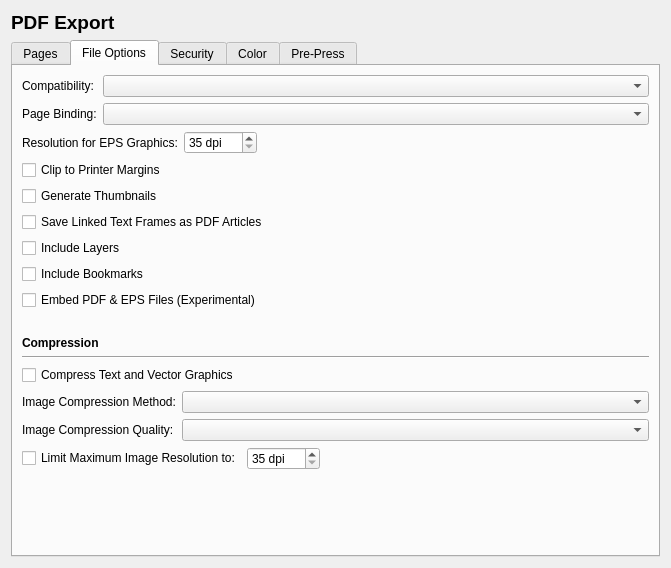
<?xml version="1.0" encoding="UTF-8"?>
<ui version="4.0">
 <class>Prefs_PDFExport</class>
 <widget class="QWidget" name="Prefs_PDFExport">
  <property name="geometry">
   <rect>
    <x>0</x>
    <y>0</y>
    <width>671</width>
    <height>568</height>
   </rect>
  </property>
  <property name="windowTitle">
   <string>Form</string>
  </property>
  <layout class="QVBoxLayout" name="verticalLayout">
   <item>
    <widget class="QLabel" name="label">
     <property name="font">
      <font>
       <pointsize>14</pointsize>
       <weight>75</weight>
       <bold>true</bold>
      </font>
     </property>
     <property name="text">
      <string>PDF Export</string>
     </property>
    </widget>
   </item>
   <item>
    <widget class="QTabWidget" name="tabWidget">
     <property name="currentIndex">
      <number>1</number>
     </property>
     <widget class="QWidget" name="tabPages">
      <attribute name="title">
       <string>Pages</string>
      </attribute>
      <layout class="QVBoxLayout" name="verticalLayout_3">
       <item>
        <widget class="QLabel" name="label_2">
         <property name="font">
          <font>
           <weight>75</weight>
           <bold>true</bold>
          </font>
         </property>
         <property name="text">
          <string>Export Range</string>
         </property>
        </widget>
       </item>
       <item>
        <widget class="Line" name="line_2">
         <property name="orientation">
          <enum>Qt::Horizontal</enum>
         </property>
        </widget>
       </item>
       <item>
        <widget class="QRadioButton" name="exportAllPagesRadioButton">
         <property name="text">
          <string>All Pages</string>
         </property>
         <attribute name="buttonGroup">
          <string>rangeButtonGroup</string>
         </attribute>
        </widget>
       </item>
       <item>
        <widget class="QRadioButton" name="exportChosenPagesRadioButton">
         <property name="text">
          <string>Choose Pages</string>
         </property>
         <attribute name="buttonGroup">
          <string>rangeButtonGroup</string>
         </attribute>
        </widget>
       </item>
       <item>
        <layout class="QHBoxLayout" name="horizontalLayout_3">
         <item>
          <widget class="QLineEdit" name="exportPageListLineEdit"/>
         </item>
         <item>
          <widget class="QPushButton" name="exportRangeMorePushButton">
           <property name="text">
            <string>...</string>
           </property>
          </widget>
         </item>
         <item>
          <spacer name="horizontalSpacer">
           <property name="orientation">
            <enum>Qt::Horizontal</enum>
           </property>
           <property name="sizeHint" stdset="0">
            <size>
             <width>40</width>
             <height>20</height>
            </size>
           </property>
          </spacer>
         </item>
        </layout>
       </item>
       <item>
        <spacer name="verticalSpacer_11">
         <property name="orientation">
          <enum>Qt::Vertical</enum>
         </property>
         <property name="sizeType">
          <enum>QSizePolicy::Fixed</enum>
         </property>
         <property name="sizeHint" stdset="0">
          <size>
           <width>20</width>
           <height>20</height>
          </size>
         </property>
        </spacer>
       </item>
       <item>
        <widget class="QLabel" name="label_8">
         <property name="font">
          <font>
           <weight>75</weight>
           <bold>true</bold>
          </font>
         </property>
         <property name="text">
          <string>Rotation and Mirroring</string>
         </property>
        </widget>
       </item>
       <item>
        <widget class="Line" name="line_3">
         <property name="orientation">
          <enum>Qt::Horizontal</enum>
         </property>
        </widget>
       </item>
       <item>
        <layout class="QHBoxLayout" name="horizontalLayout_2">
         <item>
          <widget class="QLabel" name="label_3">
           <property name="text">
            <string>Rotation:</string>
           </property>
          </widget>
         </item>
         <item>
          <widget class="QComboBox" name="rotationComboBox"/>
         </item>
         <item>
          <spacer name="horizontalSpacer_2">
           <property name="orientation">
            <enum>Qt::Horizontal</enum>
           </property>
           <property name="sizeHint" stdset="0">
            <size>
             <width>40</width>
             <height>20</height>
            </size>
           </property>
          </spacer>
         </item>
        </layout>
       </item>
       <item>
        <layout class="QHBoxLayout" name="horizontalLayout">
         <item>
          <widget class="QLabel" name="label_4">
           <property name="text">
            <string>Page Mirroring:</string>
           </property>
          </widget>
         </item>
         <item>
          <widget class="QToolButton" name="pageMirrorHorizontalToolButton">
           <property name="text">
            <string>...</string>
           </property>
           <property name="checkable">
            <bool>true</bool>
           </property>
          </widget>
         </item>
         <item>
          <widget class="QToolButton" name="pageMirrorVerticalToolButton">
           <property name="text">
            <string>...</string>
           </property>
           <property name="checkable">
            <bool>true</bool>
           </property>
          </widget>
         </item>
         <item>
          <spacer name="horizontalSpacer_3">
           <property name="orientation">
            <enum>Qt::Horizontal</enum>
           </property>
           <property name="sizeHint" stdset="0">
            <size>
             <width>40</width>
             <height>20</height>
            </size>
           </property>
          </spacer>
         </item>
        </layout>
       </item>
       <item>
        <spacer name="verticalSpacer_2">
         <property name="orientation">
          <enum>Qt::Vertical</enum>
         </property>
         <property name="sizeType">
          <enum>QSizePolicy::Expanding</enum>
         </property>
         <property name="sizeHint" stdset="0">
          <size>
           <width>20</width>
           <height>20</height>
          </size>
         </property>
        </spacer>
       </item>
      </layout>
     </widget>
     <widget class="QWidget" name="tabFileOptions">
      <attribute name="title">
       <string>File Options</string>
      </attribute>
      <layout class="QVBoxLayout" name="verticalLayout_7">
       <item>
        <layout class="QFormLayout" name="formLayout_2">
         <property name="formAlignment">
          <set>Qt::AlignHCenter|Qt::AlignTop</set>
         </property>
         <item row="0" column="0">
          <widget class="QLabel" name="label_9">
           <property name="text">
            <string>Compatibility:</string>
           </property>
          </widget>
         </item>
         <item row="0" column="1">
          <widget class="QComboBox" name="pdfVersionComboBox"/>
         </item>
         <item row="1" column="0">
          <widget class="QLabel" name="label_10">
           <property name="text">
            <string>Page Binding:</string>
           </property>
          </widget>
         </item>
         <item row="1" column="1">
          <widget class="QComboBox" name="pageBindingComboBox"/>
         </item>
        </layout>
       </item>
       <item>
        <layout class="QHBoxLayout" name="horizontalLayout_5">
         <item>
          <widget class="QLabel" name="label_19">
           <property name="text">
            <string>Resolution for EPS Graphics:</string>
           </property>
          </widget>
         </item>
         <item>
          <widget class="QSpinBox" name="epsExportResolutionSpinBox">
           <property name="suffix">
            <string> dpi</string>
           </property>
           <property name="minimum">
            <number>35</number>
           </property>
           <property name="maximum">
            <number>4000</number>
           </property>
          </widget>
         </item>
         <item>
          <spacer name="horizontalSpacer_5">
           <property name="orientation">
            <enum>Qt::Horizontal</enum>
           </property>
           <property name="sizeHint" stdset="0">
            <size>
             <width>40</width>
             <height>20</height>
            </size>
           </property>
          </spacer>
         </item>
        </layout>
       </item>
       <item>
        <layout class="QVBoxLayout" name="verticalLayout_2">
         <item>
          <widget class="QCheckBox" name="clipToPrinterMarginsCheckBox">
           <property name="text">
            <string>Clip to Printer Margins</string>
           </property>
          </widget>
         </item>
         <item>
          <widget class="QCheckBox" name="generateThumbnailsCheckBox">
           <property name="text">
            <string>Generate Thumbnails</string>
           </property>
          </widget>
         </item>
         <item>
          <widget class="QCheckBox" name="saveLinkedTextFramesAsArticlesCheckBox">
           <property name="text">
            <string>Save Linked Text Frames as PDF Articles</string>
           </property>
          </widget>
         </item>
         <item>
          <widget class="QCheckBox" name="includeLayersCheckBox">
           <property name="text">
            <string>Include Layers</string>
           </property>
          </widget>
         </item>
         <item>
          <widget class="QCheckBox" name="includeBookmarksCheckBox">
           <property name="text">
            <string>Include Bookmarks</string>
           </property>
          </widget>
         </item>
         <item>
          <widget class="QCheckBox" name="embedPDFAndEPSFiles">
           <property name="text">
            <string>Embed PDF &amp;&amp; EPS Files (Experimental)</string>
           </property>
          </widget>
         </item>
        </layout>
       </item>
       <item>
        <spacer name="verticalSpacer_3">
         <property name="orientation">
          <enum>Qt::Vertical</enum>
         </property>
         <property name="sizeType">
          <enum>QSizePolicy::Fixed</enum>
         </property>
         <property name="sizeHint" stdset="0">
          <size>
           <width>20</width>
           <height>20</height>
          </size>
         </property>
        </spacer>
       </item>
       <item>
        <widget class="QLabel" name="label_5">
         <property name="font">
          <font>
           <weight>75</weight>
           <bold>true</bold>
          </font>
         </property>
         <property name="text">
          <string>Compression</string>
         </property>
        </widget>
       </item>
       <item>
        <widget class="Line" name="line_4">
         <property name="orientation">
          <enum>Qt::Horizontal</enum>
         </property>
        </widget>
       </item>
       <item>
        <widget class="QCheckBox" name="compressTextAndVectorGraphicsCheckBox">
         <property name="text">
          <string>Compress Text and Vector Graphics</string>
         </property>
        </widget>
       </item>
       <item>
        <layout class="QFormLayout" name="formLayout">
         <property name="formAlignment">
          <set>Qt::AlignHCenter|Qt::AlignTop</set>
         </property>
         <item row="0" column="0">
          <widget class="QLabel" name="label_6">
           <property name="text">
            <string>Image Compression Method:</string>
           </property>
          </widget>
         </item>
         <item row="0" column="1">
          <widget class="QComboBox" name="imageCompressionMethodComboBox"/>
         </item>
         <item row="1" column="0">
          <widget class="QLabel" name="label_7">
           <property name="text">
            <string>Image Compression Quality:</string>
           </property>
          </widget>
         </item>
         <item row="1" column="1">
          <widget class="QComboBox" name="imageCompressionQualityComboBox"/>
         </item>
        </layout>
       </item>
       <item>
        <layout class="QHBoxLayout" name="horizontalLayout_6">
         <item>
          <widget class="QCheckBox" name="maxResolutionLimitCheckBox">
           <property name="text">
            <string>Limit Maximum Image Resolution to:</string>
           </property>
          </widget>
         </item>
         <item>
          <widget class="QSpinBox" name="maxExportResolutionSpinBox">
           <property name="suffix">
            <string> dpi</string>
           </property>
           <property name="minimum">
            <number>35</number>
           </property>
           <property name="maximum">
            <number>4000</number>
           </property>
          </widget>
         </item>
         <item>
          <spacer name="horizontalSpacer_6">
           <property name="orientation">
            <enum>Qt::Horizontal</enum>
           </property>
           <property name="sizeHint" stdset="0">
            <size>
             <width>40</width>
             <height>20</height>
            </size>
           </property>
          </spacer>
         </item>
        </layout>
       </item>
       <item>
        <spacer name="verticalSpacer">
         <property name="orientation">
          <enum>Qt::Vertical</enum>
         </property>
         <property name="sizeHint" stdset="0">
          <size>
           <width>20</width>
           <height>20</height>
          </size>
         </property>
        </spacer>
       </item>
      </layout>
     </widget>
     <widget class="QWidget" name="tabSecurity">
      <attribute name="title">
       <string>Security</string>
      </attribute>
      <layout class="QVBoxLayout" name="verticalLayout_4">
       <property name="leftMargin">
        <number>10</number>
       </property>
       <property name="topMargin">
        <number>6</number>
       </property>
       <property name="rightMargin">
        <number>10</number>
       </property>
       <property name="bottomMargin">
        <number>10</number>
       </property>
       <item>
        <widget class="QCheckBox" name="useEncryptionCheckBox">
         <property name="text">
          <string>Use Encryption</string>
         </property>
        </widget>
       </item>
       <item>
        <spacer name="verticalSpacer_5">
         <property name="orientation">
          <enum>Qt::Vertical</enum>
         </property>
         <property name="sizeType">
          <enum>QSizePolicy::Fixed</enum>
         </property>
         <property name="sizeHint" stdset="0">
          <size>
           <width>20</width>
           <height>20</height>
          </size>
         </property>
        </spacer>
       </item>
       <item>
        <widget class="QLabel" name="label_11">
         <property name="font">
          <font>
           <weight>75</weight>
           <bold>true</bold>
          </font>
         </property>
         <property name="text">
          <string>Passwords</string>
         </property>
        </widget>
       </item>
       <item>
        <widget class="Line" name="line_5">
         <property name="orientation">
          <enum>Qt::Horizontal</enum>
         </property>
        </widget>
       </item>
       <item>
        <layout class="QFormLayout" name="formLayout_3">
         <property name="formAlignment">
          <set>Qt::AlignHCenter|Qt::AlignTop</set>
         </property>
         <item row="0" column="0">
          <widget class="QLabel" name="label_13">
           <property name="text">
            <string>Owner:</string>
           </property>
          </widget>
         </item>
         <item row="0" column="1">
          <widget class="QLineEdit" name="passwordOwnerLineEdit">
           <property name="echoMode">
            <enum>QLineEdit::Password</enum>
           </property>
          </widget>
         </item>
         <item row="1" column="0">
          <widget class="QLabel" name="label_14">
           <property name="text">
            <string>User:</string>
           </property>
          </widget>
         </item>
         <item row="1" column="1">
          <widget class="QLineEdit" name="passwordUserLineEdit">
           <property name="echoMode">
            <enum>QLineEdit::Password</enum>
           </property>
          </widget>
         </item>
        </layout>
       </item>
       <item>
        <spacer name="verticalSpacer_6">
         <property name="orientation">
          <enum>Qt::Vertical</enum>
         </property>
         <property name="sizeType">
          <enum>QSizePolicy::Fixed</enum>
         </property>
         <property name="sizeHint" stdset="0">
          <size>
           <width>20</width>
           <height>20</height>
          </size>
         </property>
        </spacer>
       </item>
       <item>
        <widget class="QLabel" name="label_12">
         <property name="font">
          <font>
           <weight>75</weight>
           <bold>true</bold>
          </font>
         </property>
         <property name="text">
          <string>Settings</string>
         </property>
        </widget>
       </item>
       <item>
        <widget class="Line" name="line_6">
         <property name="orientation">
          <enum>Qt::Horizontal</enum>
         </property>
        </widget>
       </item>
       <item>
        <widget class="QCheckBox" name="allowPrintingCheckBox">
         <property name="text">
          <string>Allow Printing the Document</string>
         </property>
        </widget>
       </item>
       <item>
        <widget class="QCheckBox" name="allowChangingCheckBox">
         <property name="text">
          <string>Allow Changing the Document</string>
         </property>
        </widget>
       </item>
       <item>
        <widget class="QCheckBox" name="allowCopyingCheckBox">
         <property name="text">
          <string>Allow Copying Text and Graphics</string>
         </property>
        </widget>
       </item>
       <item>
        <widget class="QCheckBox" name="allowAnnotatingCheckBox">
         <property name="text">
          <string>Allow Adding Annotations and Fields</string>
         </property>
        </widget>
       </item>
       <item>
        <spacer name="verticalSpacer_4">
         <property name="orientation">
          <enum>Qt::Vertical</enum>
         </property>
         <property name="sizeHint" stdset="0">
          <size>
           <width>20</width>
           <height>20</height>
          </size>
         </property>
        </spacer>
       </item>
      </layout>
     </widget>
     <widget class="QWidget" name="tabColor">
      <attribute name="title">
       <string>Color</string>
      </attribute>
      <layout class="QVBoxLayout" name="verticalLayout_5">
       <property name="leftMargin">
        <number>10</number>
       </property>
       <property name="topMargin">
        <number>6</number>
       </property>
       <property name="rightMargin">
        <number>10</number>
       </property>
       <property name="bottomMargin">
        <number>10</number>
       </property>
       <item>
        <widget class="QScrollArea" name="scrollArea">
         <property name="widgetResizable">
          <bool>true</bool>
         </property>
         <widget class="QWidget" name="scrollAreaWidgetContents">
          <property name="geometry">
           <rect>
            <x>0</x>
            <y>-201</y>
            <width>601</width>
            <height>641</height>
           </rect>
          </property>
          <layout class="QVBoxLayout" name="verticalLayout_8">
           <item>
            <layout class="QFormLayout" name="formLayout_4">
             <property name="formAlignment">
              <set>Qt::AlignLeading|Qt::AlignLeft|Qt::AlignTop</set>
             </property>
             <item row="0" column="0">
              <widget class="QLabel" name="label_15">
               <property name="text">
                <string>Output Intended For:</string>
               </property>
              </widget>
             </item>
             <item row="0" column="1">
              <widget class="QComboBox" name="outputIntentionComboBox"/>
             </item>
            </layout>
           </item>
           <item>
            <widget class="QCheckBox" name="convertSpotsToProcessCheckBox">
             <property name="text">
              <string>Convert Spot Colors to Process Colors</string>
             </property>
            </widget>
           </item>
           <item>
            <spacer name="verticalSpacer_9">
             <property name="orientation">
              <enum>Qt::Vertical</enum>
             </property>
             <property name="sizeType">
              <enum>QSizePolicy::Fixed</enum>
             </property>
             <property name="sizeHint" stdset="0">
              <size>
               <width>20</width>
               <height>20</height>
              </size>
             </property>
            </spacer>
           </item>
           <item>
            <widget class="QLabel" name="solidColorsLabel">
             <property name="font">
              <font>
               <weight>75</weight>
               <bold>true</bold>
              </font>
             </property>
             <property name="text">
              <string>Solid Colors</string>
             </property>
            </widget>
           </item>
           <item>
            <widget class="Line" name="solidColorsLine">
             <property name="font">
              <font>
               <pointsize>14</pointsize>
               <weight>75</weight>
               <bold>true</bold>
              </font>
             </property>
             <property name="orientation">
              <enum>Qt::Horizontal</enum>
             </property>
            </widget>
           </item>
           <item>
            <widget class="QCheckBox" name="useSolidColorProfileCheckBox">
             <property name="text">
              <string>Use Color Profile</string>
             </property>
            </widget>
           </item>
           <item>
            <layout class="QFormLayout" name="formLayout_8">
             <item row="0" column="0">
              <widget class="QLabel" name="label_28">
               <property name="text">
                <string>Profile:</string>
               </property>
              </widget>
             </item>
             <item row="0" column="1">
              <widget class="QComboBox" name="solidColorProfileComboBox"/>
             </item>
             <item row="1" column="0">
              <widget class="QLabel" name="label_27">
               <property name="text">
                <string>Rendering Intent:</string>
               </property>
              </widget>
             </item>
             <item row="1" column="1">
              <widget class="QComboBox" name="solidColorRenderingIntentComboBox"/>
             </item>
            </layout>
           </item>
           <item>
            <spacer name="verticalSpacer_12">
             <property name="orientation">
              <enum>Qt::Vertical</enum>
             </property>
             <property name="sizeType">
              <enum>QSizePolicy::Fixed</enum>
             </property>
             <property name="sizeHint" stdset="0">
              <size>
               <width>20</width>
               <height>20</height>
              </size>
             </property>
            </spacer>
           </item>
           <item>
            <widget class="QLabel" name="imagesLabel">
             <property name="font">
              <font>
               <weight>75</weight>
               <bold>true</bold>
              </font>
             </property>
             <property name="text">
              <string>Images</string>
             </property>
            </widget>
           </item>
           <item>
            <widget class="Line" name="imagesLine">
             <property name="orientation">
              <enum>Qt::Horizontal</enum>
             </property>
            </widget>
           </item>
           <item>
            <widget class="QCheckBox" name="useImageProfileCheckBox">
             <property name="text">
              <string>Use Color Profile</string>
             </property>
            </widget>
           </item>
           <item>
            <widget class="QCheckBox" name="doNotUseEmbeddedImageProfileCheckBox">
             <property name="text">
              <string>Do not use Embedded Color Profiles</string>
             </property>
            </widget>
           </item>
           <item>
            <layout class="QFormLayout" name="formLayout_6">
             <item row="0" column="0">
              <widget class="QLabel" name="label_22">
               <property name="text">
                <string>Profile:</string>
               </property>
              </widget>
             </item>
             <item row="0" column="1">
              <widget class="QComboBox" name="imageProfileComboBox"/>
             </item>
             <item row="1" column="0">
              <widget class="QLabel" name="label_26">
               <property name="text">
                <string>Rendering Intent:</string>
               </property>
              </widget>
             </item>
             <item row="1" column="1">
              <widget class="QComboBox" name="imageRenderingIntentComboBox"/>
             </item>
            </layout>
           </item>
           <item>
            <spacer name="verticalSpacer_13">
             <property name="orientation">
              <enum>Qt::Vertical</enum>
             </property>
             <property name="sizeType">
              <enum>QSizePolicy::Minimum</enum>
             </property>
             <property name="sizeHint" stdset="0">
              <size>
               <width>20</width>
               <height>20</height>
              </size>
             </property>
            </spacer>
           </item>
           <item>
            <widget class="QLabel" name="label_29">
             <property name="font">
              <font>
               <weight>75</weight>
               <bold>true</bold>
              </font>
             </property>
             <property name="text">
              <string>Custom Rendering</string>
             </property>
            </widget>
           </item>
           <item>
            <widget class="Line" name="customRenderingLine">
             <property name="orientation">
              <enum>Qt::Horizontal</enum>
             </property>
            </widget>
           </item>
           <item>
            <widget class="QCheckBox" name="useCustomRenderingCheckBox">
             <property name="text">
              <string>Use Custom Rendering</string>
             </property>
            </widget>
           </item>
           <item>
            <layout class="QFormLayout" name="formLayout_9">
             <property name="fieldGrowthPolicy">
              <enum>QFormLayout::FieldsStayAtSizeHint</enum>
             </property>
             <item row="0" column="0">
              <widget class="QLabel" name="label_30">
               <property name="text">
                <string>Color:</string>
               </property>
              </widget>
             </item>
             <item row="0" column="1">
              <widget class="QComboBox" name="customRenderingColorComboBox"/>
             </item>
             <item row="1" column="0">
              <widget class="QLabel" name="label_31">
               <property name="text">
                <string>Frequency:</string>
               </property>
              </widget>
             </item>
             <item row="1" column="1">
              <widget class="QSpinBox" name="customRenderingFrequencySpinBox">
               <property name="minimum">
                <number>10</number>
               </property>
               <property name="maximum">
                <number>1000</number>
               </property>
              </widget>
             </item>
             <item row="2" column="0">
              <widget class="QLabel" name="label_32">
               <property name="text">
                <string>Angle:</string>
               </property>
              </widget>
             </item>
             <item row="2" column="1">
              <widget class="QSpinBox" name="customRenderingAngleSpinBox">
               <property name="suffix">
                <string> °</string>
               </property>
               <property name="minimum">
                <number>-180</number>
               </property>
               <property name="maximum">
                <number>180</number>
               </property>
              </widget>
             </item>
             <item row="3" column="0">
              <widget class="QLabel" name="label_33">
               <property name="text">
                <string>Spot Function:</string>
               </property>
              </widget>
             </item>
             <item row="3" column="1">
              <widget class="QComboBox" name="customRenderingSpotFunctionComboBox"/>
             </item>
            </layout>
           </item>
           <item>
            <spacer name="verticalSpacer_7">
             <property name="orientation">
              <enum>Qt::Vertical</enum>
             </property>
             <property name="sizeHint" stdset="0">
              <size>
               <width>20</width>
               <height>40</height>
              </size>
             </property>
            </spacer>
           </item>
          </layout>
         </widget>
        </widget>
       </item>
      </layout>
     </widget>
     <widget class="QWidget" name="tabPrePress">
      <attribute name="title">
       <string>Pre-Press</string>
      </attribute>
      <layout class="QVBoxLayout" name="verticalLayout_6">
       <property name="leftMargin">
        <number>10</number>
       </property>
       <property name="topMargin">
        <number>6</number>
       </property>
       <property name="rightMargin">
        <number>10</number>
       </property>
       <property name="bottomMargin">
        <number>10</number>
       </property>
       <item>
        <widget class="QLabel" name="label_16">
         <property name="font">
          <font>
           <weight>75</weight>
           <bold>true</bold>
          </font>
         </property>
         <property name="text">
          <string>Printer Marks</string>
         </property>
        </widget>
       </item>
       <item>
        <widget class="Line" name="line_7">
         <property name="orientation">
          <enum>Qt::Horizontal</enum>
         </property>
        </widget>
       </item>
       <item>
        <layout class="QFormLayout" name="formLayout_7">
         <item row="3" column="0" colspan="2">
          <widget class="QCheckBox" name="printPageInfoCheckBox">
           <property name="text">
            <string>Page Information</string>
           </property>
          </widget>
         </item>
         <item row="4" column="0" colspan="2">
          <widget class="QCheckBox" name="printRegistrationMarksCheckBox">
           <property name="text">
            <string>Registration Marks</string>
           </property>
          </widget>
         </item>
         <item row="5" column="1">
          <widget class="ScrSpinBox" name="registrationMarkOffsetSpinBox"/>
         </item>
         <item row="5" column="0">
          <widget class="QLabel" name="label_17">
           <property name="text">
            <string>Registration Mark Offset:</string>
           </property>
          </widget>
         </item>
         <item row="0" column="0" colspan="2">
          <widget class="QCheckBox" name="printCropMarksCheckBox">
           <property name="text">
            <string>Crop Marks</string>
           </property>
          </widget>
         </item>
         <item row="1" column="0" colspan="2">
          <widget class="QCheckBox" name="printBleedMarksCheckBox">
           <property name="text">
            <string>Bleed Marks</string>
           </property>
          </widget>
         </item>
         <item row="2" column="0" colspan="2">
          <widget class="QCheckBox" name="printColorBarsCheckBox">
           <property name="text">
            <string>Color Bars</string>
           </property>
          </widget>
         </item>
        </layout>
       </item>
       <item>
        <spacer name="verticalSpacer_10">
         <property name="orientation">
          <enum>Qt::Vertical</enum>
         </property>
         <property name="sizeType">
          <enum>QSizePolicy::Fixed</enum>
         </property>
         <property name="sizeHint" stdset="0">
          <size>
           <width>20</width>
           <height>20</height>
          </size>
         </property>
        </spacer>
       </item>
       <item>
        <widget class="QLabel" name="label_18">
         <property name="font">
          <font>
           <weight>75</weight>
           <bold>true</bold>
          </font>
         </property>
         <property name="text">
          <string>Bleed Settings</string>
         </property>
        </widget>
       </item>
       <item>
        <widget class="Line" name="line_8">
         <property name="orientation">
          <enum>Qt::Horizontal</enum>
         </property>
        </widget>
       </item>
       <item>
        <layout class="QHBoxLayout" name="horizontalLayout_4">
         <item>
          <widget class="NewMarginWidget" name="bleedsWidget" native="true"/>
         </item>
         <item>
          <spacer name="horizontalSpacer_4">
           <property name="orientation">
            <enum>Qt::Horizontal</enum>
           </property>
           <property name="sizeHint" stdset="0">
            <size>
             <width>40</width>
             <height>20</height>
            </size>
           </property>
          </spacer>
         </item>
        </layout>
       </item>
       <item>
        <spacer name="bleedSettingsVerticalSpacer">
         <property name="orientation">
          <enum>Qt::Vertical</enum>
         </property>
         <property name="sizeType">
          <enum>QSizePolicy::Fixed</enum>
         </property>
         <property name="sizeHint" stdset="0">
          <size>
           <width>20</width>
           <height>20</height>
          </size>
         </property>
        </spacer>
       </item>
       <item>
        <widget class="QLabel" name="label_23">
         <property name="font">
          <font>
           <weight>75</weight>
           <bold>true</bold>
          </font>
         </property>
         <property name="text">
          <string>PDF/X-3 Output Intent</string>
         </property>
        </widget>
       </item>
       <item>
        <widget class="Line" name="line_9">
         <property name="orientation">
          <enum>Qt::Horizontal</enum>
         </property>
        </widget>
       </item>
       <item>
        <layout class="QFormLayout" name="formLayout_5">
         <property name="formAlignment">
          <set>Qt::AlignHCenter|Qt::AlignTop</set>
         </property>
         <item row="0" column="0">
          <widget class="QLabel" name="label_24">
           <property name="text">
            <string>Output Profile:</string>
           </property>
          </widget>
         </item>
         <item row="0" column="1">
          <widget class="QComboBox" name="pdfx3OutputProfileComboBox"/>
         </item>
         <item row="1" column="0">
          <widget class="QLabel" name="label_25">
           <property name="text">
            <string>Information String:</string>
           </property>
          </widget>
         </item>
         <item row="1" column="1">
          <widget class="QLineEdit" name="pdfx3InfoStringLineEdit"/>
         </item>
        </layout>
       </item>
       <item>
        <spacer name="verticalSpacer_8">
         <property name="orientation">
          <enum>Qt::Vertical</enum>
         </property>
         <property name="sizeHint" stdset="0">
          <size>
           <width>20</width>
           <height>20</height>
          </size>
         </property>
        </spacer>
       </item>
      </layout>
     </widget>
    </widget>
   </item>
  </layout>
 </widget>
 <customwidgets>
  <customwidget>
   <class>ScrSpinBox</class>
   <extends>QSpinBox</extends>
   <header location="global">ui/scrspinbox.h</header>
  </customwidget>
  <customwidget>
   <class>NewMarginWidget</class>
   <extends>QWidget</extends>
   <header location="global">ui/newmarginwidget.h</header>
   <container>1</container>
  </customwidget>
 </customwidgets>
 <resources/>
 <connections/>
 <buttongroups>
  <buttongroup name="rangeButtonGroup"/>
 </buttongroups>
</ui>
